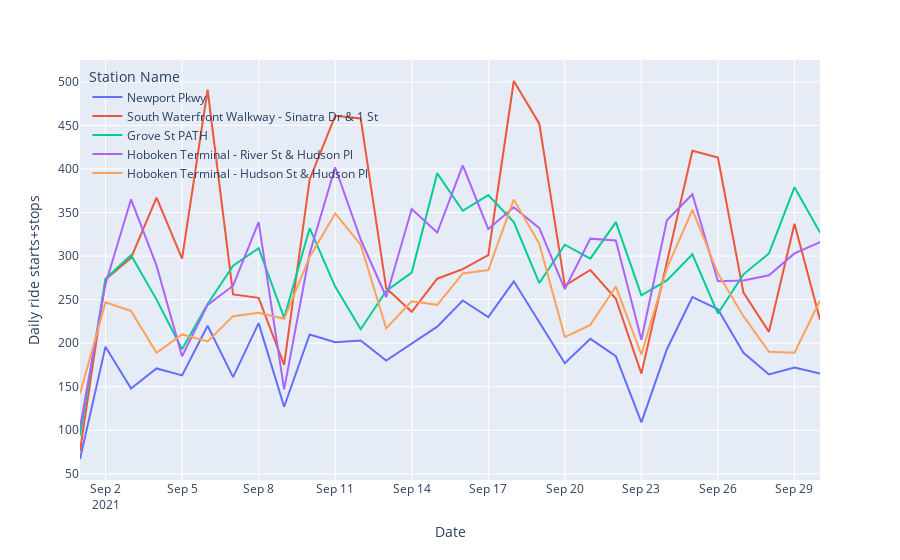

Notebook source saved alongside this figure:
### Code cell
fig = px.line(ts, x='Date', y='Count', color='Station Name', labels={'Count': 'Daily ride starts+stops'})
fig.update_layout(legend=dict(
    yanchor="top",
    y=0.99,
    xanchor="left",
    x=0.01,
    bgcolor='rgba(0,0,0,0)' ,
))
fig

### Figure 1 — Plotly figure (JSON) as saved in the notebook; plotly's stock layout.template omitted (floating-point values rounded to 4 significant figures)
{"data": [{"hovertemplate": "Station Name=Newport Pkwy<br>Date=%{x}<br>Daily ride starts+stops=%{y}<extra></extra>", "legendgroup": "Newport Pkwy", "line": {"color": "#636efa", "dash": "solid"}, "marker": {"symbol": "circle"}, "mode": "lines", "name": "Newport Pkwy", "orientation": "v", "showlegend": true, "type": "scatter", "x": ["2021-09-01", "2021-09-02", "2021-09-03", "2021-09-04", "2021-09-05", "2021-09-06", "2021-09-07", "2021-09-08", "2021-09-09", "2021-09-10", "2021-09-11", "2021-09-12", "2021-09-13", "2021-09-14", "2021-09-15", "2021-09-16", "2021-09-17", "2021-09-18", "2021-09-19", "2021-09-20", "2021-09-21", "2021-09-22", "2021-09-23", "2021-09-24", "2021-09-25", "2021-09-26", "2021-09-27", "2021-09-28", "2021-09-29", "2021-09-30"], "xaxis": "x", "y": [67, 196, 148, 171, 163, 220, 161, 223, 127, 210, 201, 203, 180, 200, 219, 249, 230, 271, 224, 177, 205, 185, 109, 193, 253, 239, 189, 164, 172, 165], "yaxis": "y"}, {"hovertemplate": "Station Name=South Waterfront Walkway - Sinatra Dr & 1 St<br>Date=%{x}<br>Daily ride starts+stops=%{y}<extra></extra>", "legendgroup": "South Waterfront Walkway - Sinatra Dr & 1 St", "line": {"color": "#EF553B", "dash": "solid"}, "marker": {"symbol": "circle"}, "mode": "lines", "name": "South Waterfront Walkway - Sinatra Dr & 1 St", "orientation": "v", "showlegend": true, "type": "scatter", "x": ["2021-09-01", "2021-09-02", "2021-09-03", "2021-09-04", "2021-09-05", "2021-09-06", "2021-09-07", "2021-09-08", "2021-09-09", "2021-09-10", "2021-09-11", "2021-09-12", "2021-09-13", "2021-09-14", "2021-09-15", "2021-09-16", "2021-09-17", "2021-09-18", "2021-09-19", "2021-09-20", "2021-09-21", "2021-09-22", "2021-09-23", "2021-09-24", "2021-09-25", "2021-09-26", "2021-09-27", "2021-09-28", "2021-09-29", "2021-09-30"], "xaxis": "x", "y": [76, 273, 298, 367, 297, 491, 256, 252, 175, 388, 461, 458, 263, 236, 274, 285, 301, 501, 452, 266, 284, 251, 165, 293, 421, 413, 258, 213, 337, 227], "yaxis": "y"}, {"hovertemplate": "Station Name=Grove St PATH<br>Date=%{x}<br>Daily ride starts+stops=%{y}<extra></extra>", "legendgroup": "Grove St PATH", "line": {"color": "#00cc96", "dash": "solid"}, "marker": {"symbol": "circle"}, "mode": "lines", "name": "Grove St PATH", "orientation": "v", "showlegend": true, "type": "scatter", "x": ["2021-09-01", "2021-09-02", "2021-09-03", "2021-09-04", "2021-09-05", "2021-09-06", "2021-09-07", "2021-09-08", "2021-09-09", "2021-09-10", "2021-09-11", "2021-09-12", "2021-09-13", "2021-09-14", "2021-09-15", "2021-09-16", "2021-09-17", "2021-09-18", "2021-09-19", "2021-09-20", "2021-09-21", "2021-09-22", "2021-09-23", "2021-09-24", "2021-09-25", "2021-09-26", "2021-09-27", "2021-09-28", "2021-09-29", "2021-09-30"], "xaxis": "x", "y": [94, 274, 301, 250, 193, 245, 289, 309, 229, 332, 265, 216, 260, 281, 395, 352, 370, 339, 269, 313, 297, 339, 255, 272, 302, 234, 279, 303, 379, 327], "yaxis": "y"}, {"hovertemplate": "Station Name=Hoboken Terminal - River St & Hudson Pl<br>Date=%{x}<br>Daily ride starts+stops=%{y}<extra></extra>", "legendgroup": "Hoboken Terminal - River St & Hudson Pl", "line": {"color": "#ab63fa", "dash": "solid"}, "marker": {"symbol": "circle"}, "mode": "lines", "name": "Hoboken Terminal - River St & Hudson Pl", "orientation": "v", "showlegend": true, "type": "scatter", "x": ["2021-09-01", "2021-09-02", "2021-09-03", "2021-09-04", "2021-09-05", "2021-09-06", "2021-09-07", "2021-09-08", "2021-09-09", "2021-09-10", "2021-09-11", "2021-09-12", "2021-09-13", "2021-09-14", "2021-09-15", "2021-09-16", "2021-09-17", "2021-09-18", "2021-09-19", "2021-09-20", "2021-09-21", "2021-09-22", "2021-09-23", "2021-09-24", "2021-09-25", "2021-09-26", "2021-09-27", "2021-09-28", "2021-09-29", "2021-09-30"], "xaxis": "x", "y": [103, 268, 365, 289, 185, 244, 266, 339, 147, 303, 402, 319, 253, 354, 327, 404, 331, 356, 332, 262, 320, 318, 204, 341, 371, 271, 272, 278, 303, 316], "yaxis": "y"}, {"hovertemplate": "Station Name=Hoboken Terminal - Hudson St & Hudson Pl<br>Date=%{x}<br>Daily ride starts+stops=%{y}<extra></extra>", "legendgroup": "Hoboken Terminal - Hudson St & Hudson Pl", "line": {"color": "#FFA15A", "dash": "solid"}, "marker": {"symbol": "circle"}, "mode": "lines", "name": "Hoboken Terminal - Hudson St & Hudson Pl", "orientation": "v", "showlegend": true, "type": "scatter", "x": ["2021-09-01", "2021-09-02", "2021-09-03", "2021-09-04", "2021-09-05", "2021-09-06", "2021-09-07", "2021-09-08", "2021-09-09", "2021-09-10", "2021-09-11", "2021-09-12", "2021-09-13", "2021-09-14", "2021-09-15", "2021-09-16", "2021-09-17", "2021-09-18", "2021-09-19", "2021-09-20", "2021-09-21", "2021-09-22", "2021-09-23", "2021-09-24", "2021-09-25", "2021-09-26", "2021-09-27", "2021-09-28", "2021-09-29", "2021-09-30"], "xaxis": "x", "y": [142, 247, 237, 189, 210, 202, 231, 235, 228, 299, 349, 313, 217, 248, 244, 280, 284, 365, 314, 207, 221, 265, 187, 286, 353, 280, 231, 190, 189, 249], "yaxis": "y"}], "layout": {"legend": {"bgcolor": "rgba(0,0,0,0)", "title": {"text": "Station Name"}, "tracegroupgap": 0, "x": 0.01, "xanchor": "left", "y": 0.99, "yanchor": "top"}, "margin": {"t": 60}, "xaxis": {"anchor": "y", "domain": [0, 1], "title": {"text": "Date"}}, "yaxis": {"anchor": "x", "domain": [0, 1], "title": {"text": "Daily ride starts+stops"}}}}
